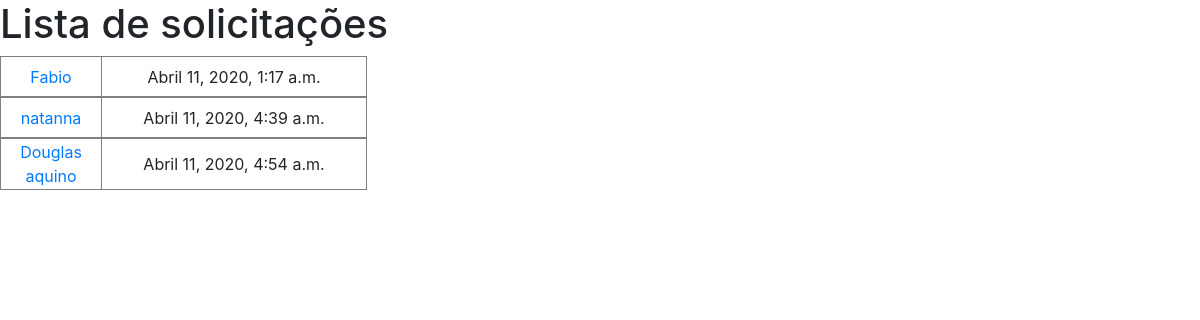
Page /transporte/listaSolicitação on the committed database.
### app_transporte/models.py (models this page shows, shortened)
class Solicitacao(models.Model):
    origem= models.CharField(max_length= 150, blank= True, null= True)
    destino= models.CharField(max_length= 150, blank= True, null= True)
    data_hora= models.DateTimeField()
    solicitacao= models.ForeignKey(Funcionario, on_delete = models.CASCADE, blank = True, null = True)

class Funcionario(models.Model):
    nome= models.CharField(max_length= 150, blank= True, null= True)
    matricula= models.CharField(max_length= 150, blank= True, null= True)
    departamento= models.ForeignKey(Departamento, on_delete = models.CASCADE, blank = True, null = True)

### app_transporte/views.py (called while the page is built)
def todas_solicitacao(request):
    total= Solicitacao.objects.all()
    return render(request,'app/lista.html' , {'total': total})

### app_transporte/templates/app/lista.html (shortened to what this page needs)
<!doctype html>
<html lang="en">
  <head>
    <link rel="stylesheet" href="https://stackpath.bootstrapcdn.com/bootstrap/4.4.1/css/bootstrap.min.css">
  </head>
  <body>
    <h1>Lista de solicitações</h1>
    {% for i in total %}
      <table border="1" width="367" >
        <tr align="center">
          <td width="101" height="40"><a href= "solicitacoes/{{i.pk}} ">{{i.solicitacao.nome}}</a></td>
          <td widht= '60%'>{{i.data_hora}}</td>
        </tr>
      </table>
    {% endfor %}
  </body>
</html>

### rows in the picture
Solicitacao: solicitacao.nome "Fabio", data_hora "Abril 11, 2020, 1:17 a.m."
Solicitacao: solicitacao.nome "natanna", data_hora "Abril 11, 2020, 4:39 a.m."
Solicitacao: solicitacao.nome "Douglas aquino", data_hora "Abril 11, 2020, 4:54 a.m."
